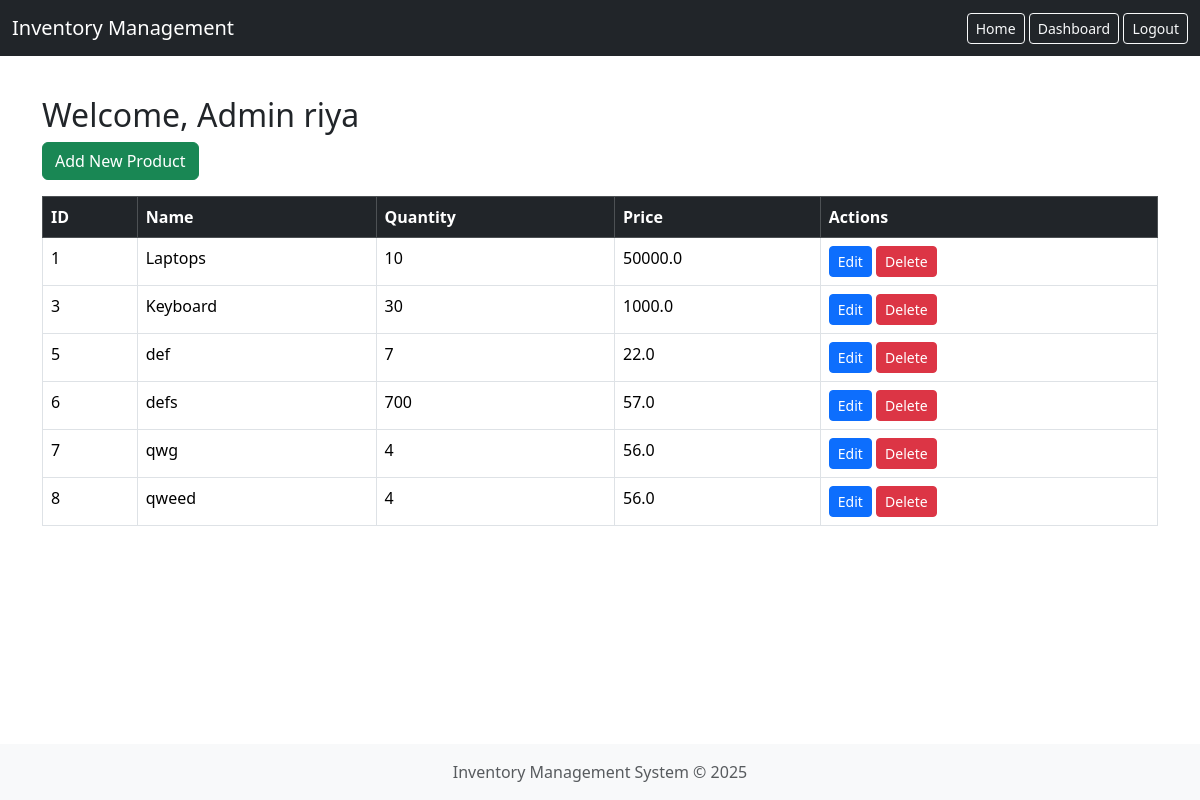
The page /admin (signed in) on the database its author committed.
### models.py (models this page shows)
class Product(db.Model):
    id = db.Column(db.Integer, primary_key=True)
    name = db.Column(db.String(100), nullable=False)
    quantity = db.Column(db.Integer, nullable=False)
    price = db.Column(db.Float, nullable=False)

### routes.py (the view)
@app.route('/admin')
def admin():
    if 'logged_in' in session and session.get('role') == 'Admin':
        products = Product.query.all()
        return render_template('admin_dashboard.html', products=products)
    else:
        flash("Access denied: Admins only.", "danger")
        return redirect(url_for('login'))

### templates/admin_dashboard.html (shortened to what this page needs)
{% extends 'base.html' %}
{% block content %}
<h2>Welcome, Admin {{ session['username'] }}</h2>
<button class="btn btn-success" data-bs-toggle="modal" data-bs-target="#addProductModal">Add New Product</button>
<table class="table table-bordered mt-3">
  <thead class="table-dark">
    <tr>
      <th>ID</th>
      <th>Name</th>
      <th>Quantity</th>
      <th>Price</th>
      <th>Actions</th>
    </tr>
  </thead>
  <tbody>
    {% for product in products %}
    <tr>
      <td>{{ product.id }}</td>
      <td>{{ product.name }}</td>
      <td>{{ product.quantity }}</td>
      <td>{{ product.price }}</td>
      <td>
        <button class="btn btn-sm btn-primary" data-bs-toggle="modal" data-bs-target="#editModal{{ product.id }}">Edit</button>
        <form action="{{ url_for('delete_product', id=product.id) }}" method="POST" class="d-inline">
          <button type="submit" class="btn btn-sm btn-danger" onclick="return confirm('Are you sure?')">Delete</button>
        </form>
      </td>
    </tr>
    {% endfor %}
  </tbody>
</table>
{% endblock %}

### templates/base.html (shortened to what this page needs)
<!DOCTYPE html>
<html lang="en">
<head>
    <link href="https://cdn.jsdelivr.net/npm/bootstrap@5.3.3/dist/css/bootstrap.min.css" rel="stylesheet">
</head>
<body class="d-flex flex-column min-vh-100">
<nav class="navbar navbar-dark bg-dark">
  <div class="container-fluid">
    <a class="navbar-brand" href="{{ url_for('home') }}">Inventory Management</a>
    <div>
      <a class="btn btn-outline-light btn-sm" href="{{ url_for('home') }}">Home</a>
      {% if session.get('username') and session.get('role') %}
           {% if session['role'] =='Admin' %}
                <a class="btn btn-outline-light btn-sm" href="{{ url_for('admin') }}">Dashboard</a>
           {% else %}
                <a class="btn btn-outline-light btn-sm" href="{{ url_for('staff') }}">Dashboard</a>
            {% endif %}
          <a class="btn btn-outline-light btn-sm" href="{{ url_for('logout') }}">Logout</a>
      {% else %}
        <a class="btn btn-outline-light btn-sm" href="{{ url_for('login') }}">Login</a>
        <a class="btn btn-outline-light btn-sm" href="{{ url_for('register') }}">Register</a>
      {% endif %}
    </div>
  </div>
</nav>
<div class="container my-4">
  {% block content %}{% endblock %}
</div>
<footer class="bg-light text-center text-muted mt-auto py-3">
    Inventory Management System © 2025
</footer>
</body>
</html>

### rows shown on the page
Product: id "1", name "Laptops", quantity "10", price "50000.0"
Product: id "3", name "Keyboard", quantity "30", price "1000.0"
Product: id "5", name "def", quantity "7", price "22.0"
Product: id "6", name "defs", quantity "700", price "57.0"
Product: id "7", name "qwg", quantity "4", price "56.0"
Product: id "8", name "qweed", quantity "4", price "56.0"

### other values the page prints
{{ session['username'] }} "riya"
